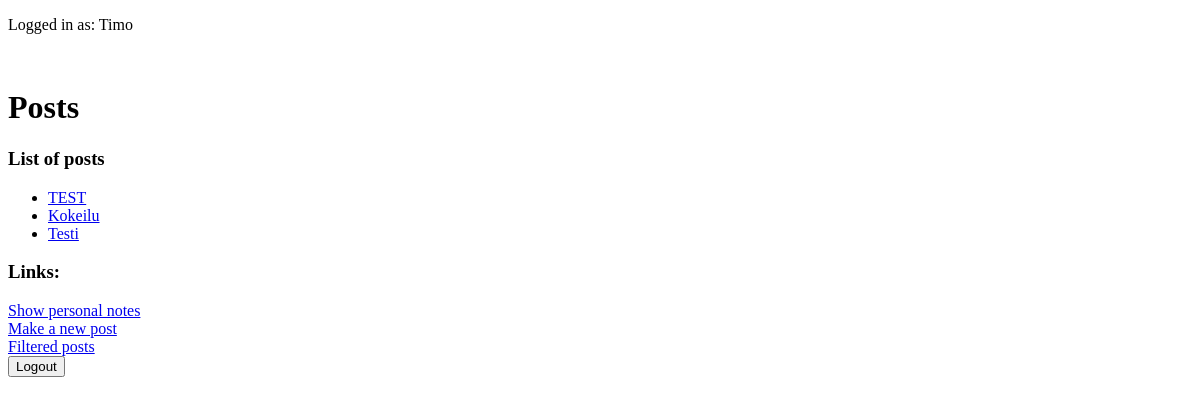
The page / (signed in) on the database as committed earlier.
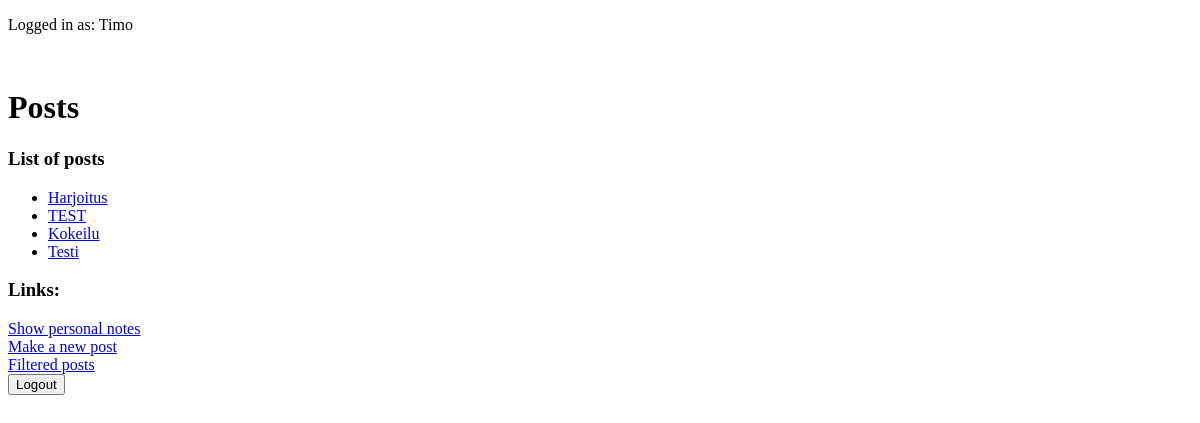
The same page on the database as committed later.
### sovellus/models.py (models this page shows, shortened)
class Post(models.Model):
    header = models.CharField(max_length=20)
    text = models.CharField(max_length=200)
    time = models.DateTimeField()

### sovellus/views.py (the view)
# urls.py: path('', views.index, name='index'),
@login_required
def index(request):
    listPosts = Post.objects.order_by('-time')
    context = {
        'post_list' : listPosts,
    }
    return render(request, 'sovellus/index.html', context)

### sovellus/templates/sovellus/index.html (shortened to what this page needs)
{% extends "base.html" %}
{% block content %}
<h1>Posts</h1>
<h3>List of posts</h3>
{% if post_list %}
<ul>
    {% for post in post_list %}
    <li><a href="{% url 'showPost' post.id %}">{{ post.header }}</a></li>
    {% endfor %}
</ul>
{% else %}
<p>No posts are available.</p>
{% endif %}
<h3>Links:</h3>
<a href="{% url 'showNotes' user.get_username %}">Show personal notes</a><br>
<a href="{% url 'addNewPost' %}">Make a new post</a><br>
<a href="{% url 'filterPost' %}">Filtered posts</a>
{% endblock %}

### templates/base.html (shortened to what this page needs)
<!DOCTYPE html>
<html>
<head>
</head>
<body>
    <div>
        {% if user.is_authenticated %}
            <p>Logged in as: {{ user.get_username }}</p>
        {% else %}
            <p>Consider logging in</p>
        {% endif %}
    </div><br>
    <div id="content">
        {% block content %}{% endblock %}
    </div>
    <div>
        <form action="{% url 'logout' %}" method="post">
            <input type="submit" value="Logout">
        </form>
    </div>
</body>
</html>

Rows that differ between the two databases and show on the page:
added Post: header "Harjoitus"
